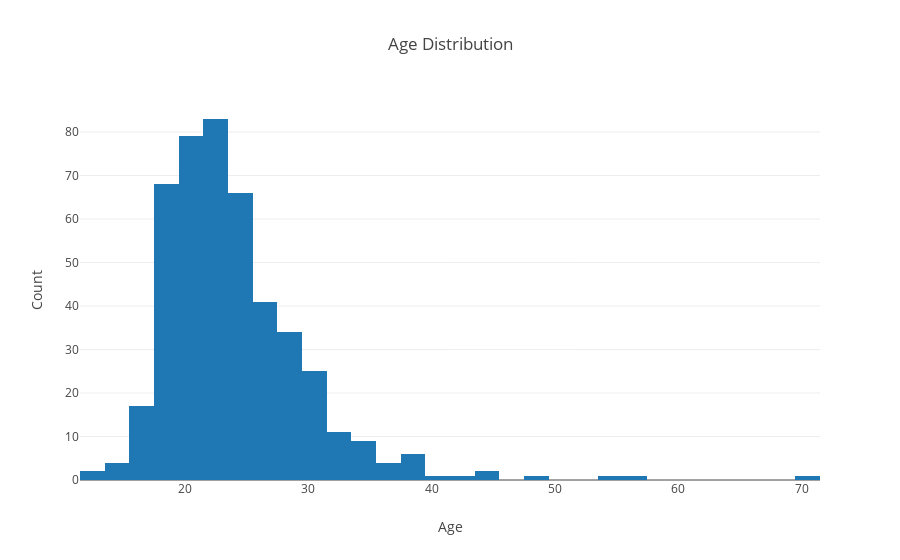

The notebook cell this image was saved under:
### Code cell
age = df['age']

trace = go.Histogram(x = age)

data = [trace]

layout = go.Layout(
    title = 'Age Distribution',
    xaxis = dict(
        title = 'Age'
    ),
    yaxis = dict(
        title ='Count'
    ))

fig = go.Figure(data, layout)
plty.offline.iplot(fig)

### Figure 1 — Plotly figure (JSON) as saved in the notebook; plotly's stock layout.template omitted (floating-point values rounded to 4 significant figures; data arrays with more than 128 entries replaced by an {"elided": "..."} marker saying what was removed)
{"data": [{"type": "histogram", "uid": "ac353190-9cc1-4422-a289-1e0a8559bf00", "x": {"elided": "457 int values"}}], "layout": {"title": {"text": "Age Distribution"}, "xaxis": {"title": {"text": "Age"}}, "yaxis": {"title": {"text": "Count"}}}}
